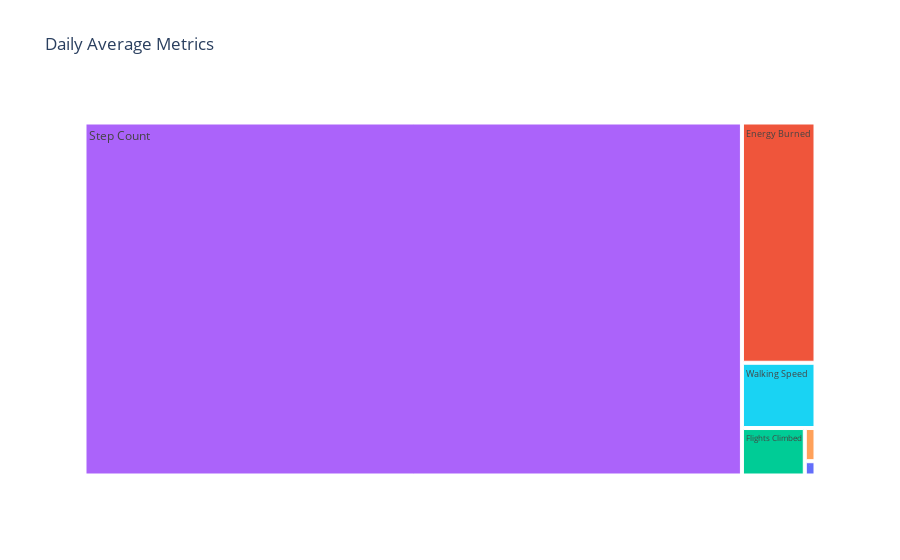

Notebook cell for this chart:
### Code cell
daily_avg_metrics = df.groupby("Date").mean().reset_index()

daily_avg_metrics_melted = daily_avg_metrics.melt(id_vars=["Date"], 
                                                  value_vars=["Step Count", "Distance", 
                                                              "Energy Burned", "Flights Climbed", 
                                                              "Walking Double Support Percentage", 
                                                              "Walking Speed"])


# Treemap of Daily Averages for Different Metrics Over Several Weeks
fig = px.treemap(daily_avg_metrics_melted,
                 path=["variable"],
                 values="value",
                 color="variable",
                 title="Daily Average Metrics")

fig.show()

### Figure 1 — Plotly figure (JSON) as saved in the notebook; plotly's stock layout.template omitted (floating-point values rounded to 4 significant figures)
{"data": [{"branchvalues": "total", "customdata": [["Distance"], ["Energy Burned"], ["Flights Climbed"], ["Step Count"], ["Walking Double Support Percentage"], ["Walking Speed"]], "domain": {"x": [0, 1], "y": [0, 1]}, "hovertemplate": "labels=%{label}<br>value=%{value}<br>parent=%{parent}<br>id=%{id}<br>variable=%{customdata[0]}<extra></extra>", "ids": ["Distance", "Energy Burned", "Flights Climbed", "Step Count", "Walking Double Support Percentage", "Walking Speed"], "labels": ["Distance", "Energy Burned", "Flights Climbed", "Step Count", "Walking Double Support Percentage", "Walking Speed"], "marker": {"colors": ["#636efa", "#EF553B", "#00cc96", "#ab63fa", "#FFA15A", "#19d3f3"]}, "name": "", "parents": ["", "", "", "", "", ""], "type": "treemap", "values": [1.536, 177.4, 29.95, 2329.0, 3.566, 48.2]}], "layout": {"legend": {"tracegroupgap": 0}, "title": {"text": "Daily Average Metrics"}}}
